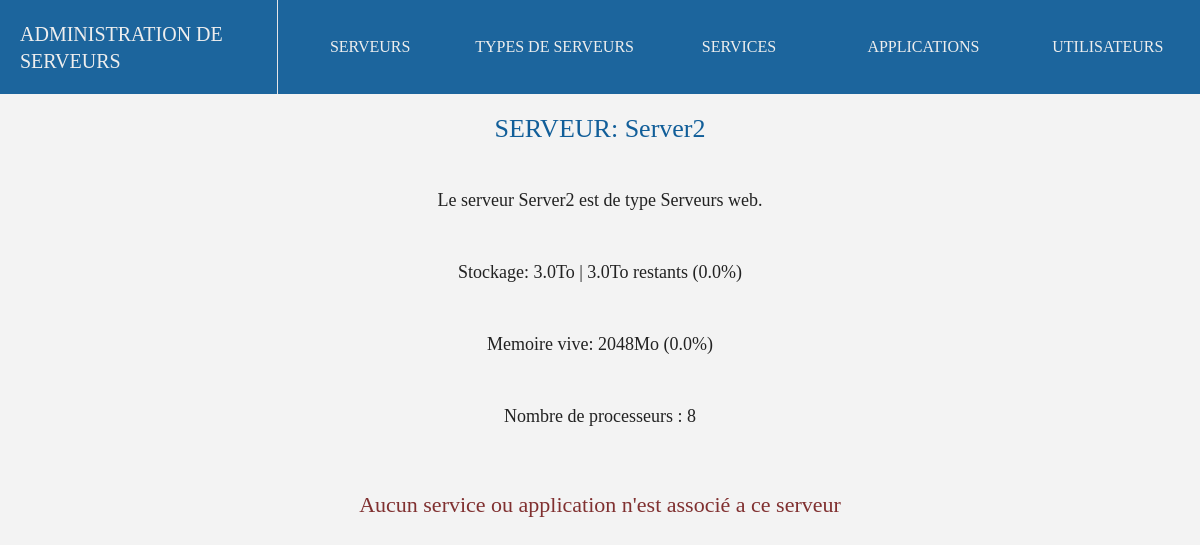
/affiche/serveur/8/, run on the app's committed database.
### adminserver/models.py (models this page shows, shortened)
class serveurs(models.Model):
    nom = models.CharField(max_length=100,blank=False)
    type_de_serveur = models.ForeignKey(type_de_serveurs, on_delete=models.CASCADE, null="true")
    processeurs = models.IntegerField(blank=False)
    memoire = models.IntegerField(blank=False)
    stockage = models.IntegerField(blank=False)

class type_de_serveurs(models.Model):
    type = models.CharField(max_length=100)
    description = models.TextField(null=True)
    def __str__(self):
        return self.type

### adminserver/views.py (the view)
# urls.py: path('affiche/serveur/<int:id>/',views.affiche_serveur),
def affiche_serveur(request, id):
    serveur = models.serveurs.objects.get(pk=id)
    services = list(models.services.objects.filter(serveur_de_lancement=serveur.id))
    services_count = len(services)
    applications = list(models.applications.objects.filter(serveurs=serveur.id))
    applications_count = len(applications)
    count = count_server_storage(serveur,"","")
    temp = serveur.stockage - count
    if len(str(temp)) > 6:
        serveur.ratio = str(round((temp) / 1000000, 2)) + "To restants"
    elif len(str(temp)) > 3:
        serveur.ratio = str(round((temp) / 1000, 2)) + "Go restants"
    elif temp > 0:
        serveur.ratio = str(temp) + "Mo restants"
    elif temp == 0:
        serveur.ratio = "FULL"
    else:
        serveur.ratio = "ERROR"
    serveur.progress = str(round((count/serveur.stockage)*100,2)) + "%"
    if len(str(serveur.stockage)) > 6:
        serveur.stockage_adapt = str(serveur.stockage / 1000000) + "To"
    elif len(str(serveur.stockage)) > 3:
        serveur.stockage_adapt = str(serveur.stockage / 1000) + "Go"
    elif temp > 0:
        serveur.ratio = str(temp) + "Mo restants"
    serveur.memory_percent = str(round((count_server_memory(serveur, "", "") / serveur.memoire) * 100, 2)) + "%"
    return render(request,"serveur/affiche.html",{"serveur" : serveur,"applications":applications,"services":services,"services_count":services_count,"applications_count":applications_count})

### adminserver/views.py (called while the page is built, shortened)
def count_server_storage(element,id,type):
    count = 0
    if id == "":
        for q in list(models.services.objects.filter(serveur_de_lancement=element.id)):
            count = count + q.espace_memoire_utilise
        for q in list(models.applications.objects.filter(serveurs=element.id)):
            count = count + q.espace_memoire_utilise
        return count

def count_server_memory(element,id,type):
    count = 0
    if id == "":
        for q in list(models.services.objects.filter(serveur_de_lancement=element.id)):
            count = count + q.memoire_vive_necessaire
        for q in list(models.applications.objects.filter(serveurs=element.id)):
            count = count + q.memoire_vive_necessaire
        return count

### adminserver/templates/serveur/affiche.html (shortened to what this page needs)
{% extends "main.html" %}
{% block content %}
<h2> SERVEUR: {{serveur.nom}} </h2>
<div class="text">
<p> Le serveur {{serveur.nom}} est de type {{serveur.type_de_serveur}}. </p>
<p> Stockage: {{serveur.stockage_adapt}} | {{serveur.ratio}} ({{serveur.progress}})</p>
<p> Memoire vive: {{serveur.memoire}}Mo  ({{serveur.memory_percent}})</p>
<p> Nombre de processeurs : {{serveur.processeurs}} </p>
</div>
{% if applications_count > 0 or services_count > 0 %}
<div class="container">
<div class="left">
{% if services_count > 0 %}
<h2>Les services associés a ce serveur:</h2>
<ul class="liste">
{% for i in services %}
<li><a href="/affiche/service/{{i.id}}/">{{i}}</a></li>
{% endfor %}
</ul>
{% else %}
<h2 class="error">Aucun service n'est associé a ce serveur</h2>
{% endif %}
</div>
<div class="right">
{% if applications_count > 0 %}
<h2>Les applications associées a ce serveur:</h2>
<ul class="liste">
{% for i in applications %}
<li><a href="/affiche/application/{{i.id}}/">{{i}}</a></li>
{% endfor %}
</ul>
{% else %}
<h2 class="error">Aucune application n'est associée a ce serveur</h2>
{% endif %}
</div>
</div>
{% else %}
<h2 class="error">Aucun service ou application n'est associé a ce serveur</h2>
{% endif %}
{% endblock %}

### adminserver/static/main.css (style rules this page uses)
* { padding:0;margin:0; }
body { display:flex;align-items:center;flex-direction:column;min-height:100vh;width:100%;background-color:#F3F3F3; }
h2 { color:#115e99;font-family:Tahoma;padding:20px;font-weight:1; }
.text { line-height:4;text-align:center; }
.error { color:#803030;font-size:22px;font-family:tahoma;font-weight:1;margin-top:20px; }
h2 { font-size:26px; }
p { color:#222;font-size:18px;font-family:tahoma;font-weight:1; }

### data on the page
serveurs: nom "Server2", type_de_serveur "Serveurs web", stockage_adapt "3.0To", ratio "3.0To restants", progress "0.0%", memoire "2048", memory_percent "0.0%", processeurs "8"
